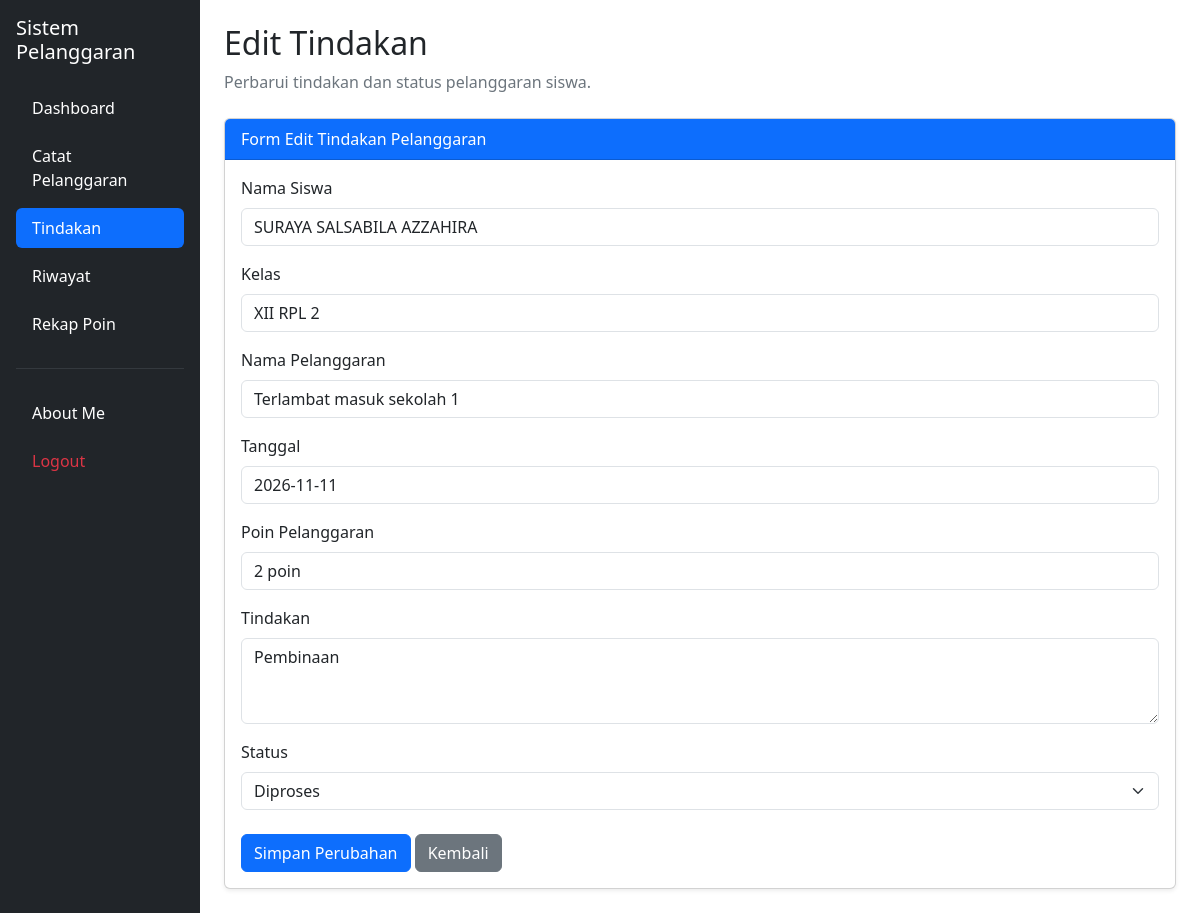
The page /edit_tindakan.php?id=84 (signed in) on the database its author committed.
### tables this page shows
CREATE TABLE `t_pelanggaran_siswa` (
  `id` int(11) NOT NULL,
  `tahun_ajaran_id` int(11) NOT NULL,
  `siswa_id` int(11) NOT NULL,
  `nama_siswa` varchar(150) NOT NULL,
  `kelas_id` int(11) NOT NULL,
  `nama_kelas` varchar(100) NOT NULL,
  `pelanggaran_id` int(11) NOT NULL,
  `nama_pelanggaran` varchar(150) NOT NULL,
  `pelanggaran_kategori_id` int(11) NOT NULL,
  `guru_id` int(11) NOT NULL,
  `nama_guru` varchar(150) NOT NULL,
  `tanggal` date NOT NULL,
  `keterangan` text NOT NULL,
  `poin` int(11) NOT NULL,
  `tindakan` text NOT NULL,
  `status` varchar(30) NOT NULL,
  `created_at` timestamp NOT NULL DEFAULT current_timestamp(),
  `update_at` timestamp NOT NULL DEFAULT current_timestamp()
);

### edit_tindakan.php (the view, shortened to what this page needs)
<?php
include "config/koneksi.php";
$id = (int)($_GET['id'] ?? 0);
$stmt = mysqli_prepare(
    $koneksi,
    "SELECT id, nama_siswa, nama_kelas, nama_pelanggaran,
            tanggal, poin, tindakan, status
     FROM t_pelanggaran_siswa WHERE id = ?"
);
mysqli_stmt_bind_param($stmt, "i", $id);
mysqli_stmt_execute($stmt);
$result = mysqli_stmt_get_result($stmt);
$row = mysqli_fetch_assoc($result);
?>
<!DOCTYPE html>
<html lang="id">
<head>
    <link href="https://cdn.jsdelivr.net/npm/bootstrap@5.3.8/dist/css/bootstrap.min.css"
          rel="stylesheet">
</head>
<body>
<div class="container-fluid">
    <div class="row">
        <aside class="col-md-3 col-lg-2 bg-dark min-vh-100 p-3">
            <h5 class="text-white mb-4">
                Sistem Pelanggaran
            </h5>
            <ul class="nav nav-pills flex-column gap-2">
                <li class="nav-item">
                    <a href="dashboard.php" class="nav-link text-white">
                        Dashboard
                    </a>
                </li>
                <li class="nav-item">
                    <a href="catat_pelanggaran.php" class="nav-link text-white">
                        Catat Pelanggaran
                    </a>
                </li>
                <li class="nav-item">
                    <a href="tindakan.php" class="nav-link active">
                        Tindakan
                    </a>
                </li>
                <li class="nav-item">
                    <a href="riwayat.php" class="nav-link text-white">
                        Riwayat
                    </a>
                </li>
                <li class="nav-item">
                    <a href="rekap_poin.php" class="nav-link text-white">
                        Rekap Poin
                    </a>
                </li>
                <hr class="text-secondary">
                <li class="nav-item">
                    <a href="about_me.php" class="nav-link text-white">
                        About Me
                    </a>
                </li>
                <li class="nav-item">
                    <a href="logout.php"
                       class="nav-link text-danger"
                       onclick="return confirm('Yakin ingin logout?')">
                        Logout
                    </a>
                </li>
            </ul>
        </aside>
        <main class="col-md-9 col-lg-10 p-4">
            <h2 class="mb-2">Edit Tindakan</h2>
            <p class="text-secondary mb-4">
                Perbarui tindakan dan status pelanggaran siswa.
            </p>
            <div class="card shadow-sm">
                <div class="card-header bg-primary text-white">
                    Form Edit Tindakan Pelanggaran
                </div>
                <div class="card-body">
                    <form method="POST">
                        <div class="mb-3">
                            <label class="form-label">Nama Siswa</label>
                            <input type="text"
                                   class="form-control"
                                   value="<?= htmlspecialchars($row['nama_siswa'] ?? '') ?>"
                                   readonly>
                        </div>
                        <div class="mb-3">
                            <label class="form-label">Kelas</label>
                            <input type="text"
                                   class="form-control"
                                   value="<?= htmlspecialchars($row['nama_kelas'] ?? '') ?>"
                                   readonly>
                        </div>
                        <div class="mb-3">
                            <label class="form-label">Nama Pelanggaran</label>
                            <input type="text"
                                   class="form-control"
                                   value="<?= htmlspecialchars($row['nama_pelanggaran'] ?? '') ?>"
                                   readonly>
                        </div>
                        <div class="mb-3">
                            <label class="form-label">Tanggal</label>
                            <input type="text"
                                   class="form-control"
                                   value="<?= htmlspecialchars($row['tanggal'] ?? '') ?>"
                                   readonly>
                        </div>
                        <div class="mb-3">
                            <label class="form-label">Poin Pelanggaran</label>
                            <input type="text"
                                   class="form-control"
                                   value="<?= (int)($row['poin'] ?? 0) ?> poin"
                                   readonly>
                        </div>
                        <div class="mb-3">
                            <label for="tindakan" class="form-label">
                                Tindakan
                            </label>
                            <textarea name="tindakan"
                                      id="tindakan"
                                      class="form-control"
                                      rows="3"
                                      required><?= htmlspecialchars($row['tindakan'] ?? '') ?></textarea>
                        </div>
                        <div class="mb-4">
                            <label for="status" class="form-label">
                                Status
                            </label>
                            <select name="status"
                                    id="status"
                                    class="form-select"
                                    required>
                                <option value="Diproses"
                                    <?= ($row['status'] ?? '') == 'Diproses' ? 'selected' : '' ?>>
                                    Diproses
                                </option>
                            </select>
                        </div>
                        <button type="submit"
                                name="simpan"
                                class="btn btn-primary">
                            Simpan Perubahan
                        </button>
                        <a href="tindakan.php" class="btn btn-secondary">
                            Kembali
                        </a>
                    </form>
                </div>
            </div>
        </main>
    </div>
</div>
</body>
</html>

### rows shown on the page
t_pelanggaran_siswa: nama_siswa "SURAYA SALSABILA AZZAHIRA", nama_kelas "XII RPL 2", nama_pelanggaran "Terlambat masuk sekolah 1", tanggal "2026-11-11", poin "2 poin", tindakan "Pembinaan"
